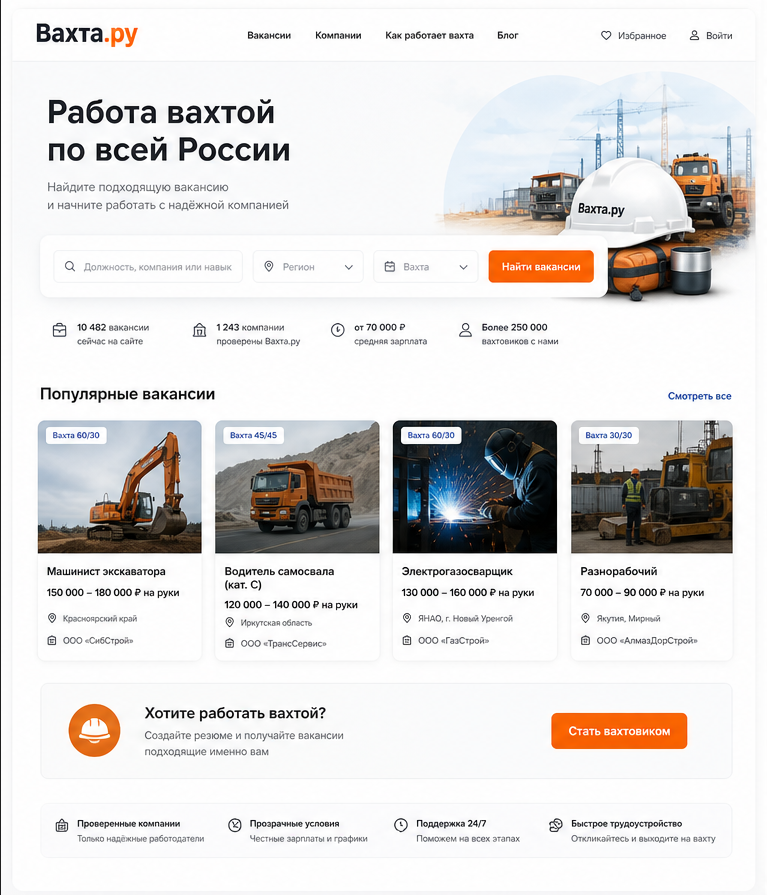
#> input picture Дизайн/reference 1.PNG, 767 x 895 px, found by its file name
$ python layout2.py
#> lines starting #> are read from the running program, lines starting #| are printed output that depends on the picture
# -*- coding: utf-8 -*-
"""Accurate color-classified layout map for design images."""
import sys, io
from PIL import Image
sys.stdout = io.TextIOWrapper(sys.stdout.buffer, encoding='utf-8')

# (name, r, g, b, char)
CLASSES = [
    ("white",    250, 250, 250, ' '),
    ("lightblue",220, 235, 250, '.'),
    ("midblue",  140, 175, 230, '~'),
    ("grayblue", 175, 190, 210, ':'),
    ("warmgray", 170, 160, 150, '='),
    ("darkbrown",55,  45,  40, '#'),
    ("charcoal", 60,  62,  66, '#'),
    ("orange",   250, 100, 10,  'O'),
    ("blue",     5,   111, 241, 'B'),
    ("darkblue", 30,  60, 120, '@'),
]
# merge darkbrown/charcoal by char equality later; just pick nearest by name

def classify(r, g, b):
    best, bd = None, 1e9
    for name, cr, cg, cb, ch in CLASSES:
        d = (r - cr) ** 2 + (g - cg) ** 2 + (b - cb) ** 2
        if d < bd:
            bd, best = d, (name, ch)
    return best

def render(path, cols=110, label=""):
#> called with cols = 110, label = 'REFERENCE 1 (landing)'
    img = Image.open(path).convert('RGB')
    w, h = img.size
#> w = 767; h = 895
    rows = max(1, round(h * cols / w / 2.0))
#> rows = 64
    small = img.resize((cols, rows))
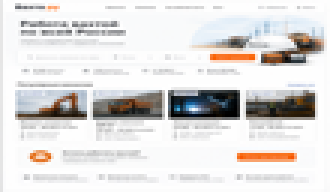
#> small: PIL image 110x64 RGB (shown 3 times larger); mean R, G, B 222.8, 220.7, 219.7
    px = small.load()
    print(f"===== {label} ({w}x{h}) =====")
    # legend
    legend = " ".join(f"{ch}={name}" for name, _, _, _, ch in CLASSES)
    print(legend)
    for y in range(rows):
        line = ''.join(classify(*px[x, y])[1] for x in range(cols))
        print(f"{y:3d} {line}")
    print()

render(r"D:\Development\VideCoding\Vahta\Дизайн\reference 1.PNG", label="REFERENCE 1 (landing)")
render(r"D:\Development\VideCoding\Vahta\Дизайн\image2.png", label="IMAGE 2 (catalog)")
#> call 2 of render, with cols = 110, label = 'IMAGE 2 (catalog)'
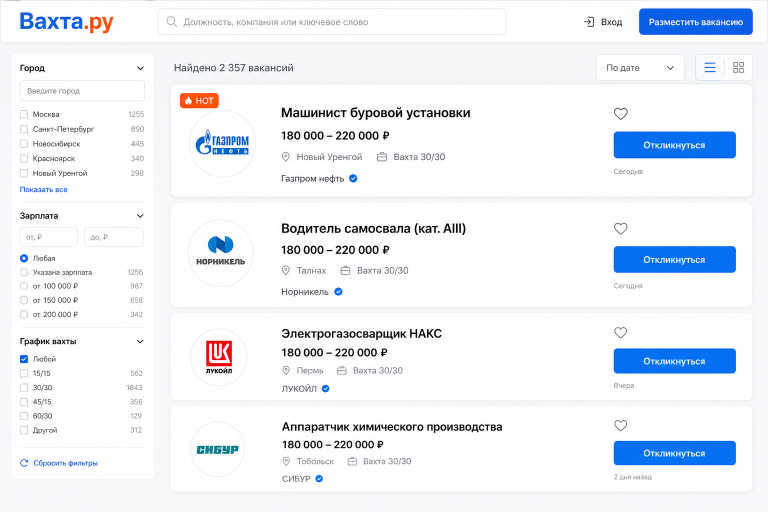
#> input picture Дизайн/image2.png, 1536 x 1024 px, found by its file name (shown at 1/2 size)
#> in render (call 2), `small = img.resize((cols, rows))`:
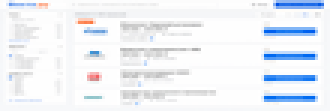
#> small: PIL image 110x37 RGB (shown 3 times larger); mean R, G, B 237, 240.9, 246.9
